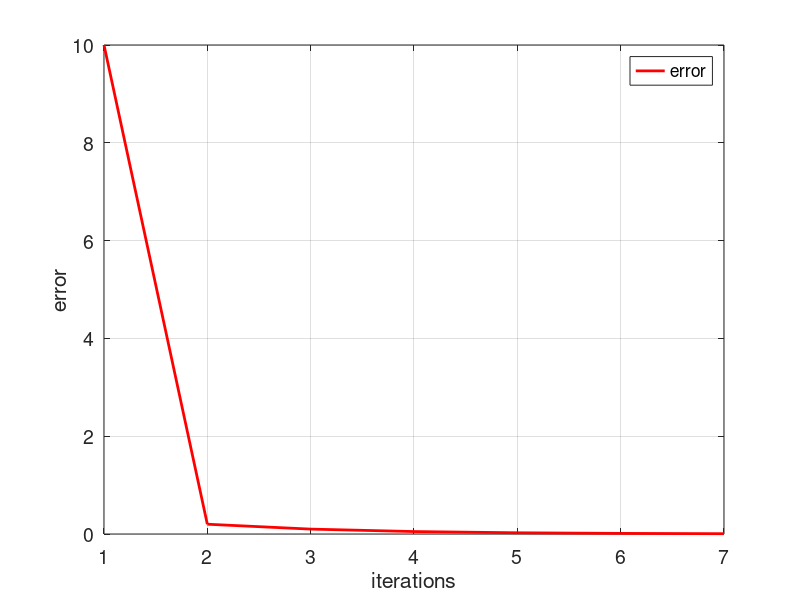

Recreate this plot in MATLAB.
xl = .1;
xu = .5;
i = 1;
e(i) = 10;

while(e(i)>0.01)

    xr = (xl + xu)/2;

    g_xl = (xl^xl)+1-exp(exp(xl/2)*cos(pi*xl));
    g_xr = (xr^xr)+1-exp(exp(xr/2)*cos(pi*xr));
    g_xu = (xu^xu)+1-exp(exp(xu/2)*cos(pi*xu));

    if(g_xl*g_xr<0)
        xu = xr;
        e(i + 1) = abs(xr - xl);
    end

    if(g_xu*g_xr<0)
        xl = xr;
        e(i + 1) = abs(xr - xu);
    end
    i = i + 1;
    if(g_xu*g_xr==0);
        xr = xr;
    end
end

tamanyo = size(e);
ite = 1:1:tamanyo(2);

figure('DefaultAxesFontSize',14)
set(gcf,'color','white')
plot(ite,e,'color',[1,0,0],'linewidth',2)
grid on
xlabel('iterations')
ylabel('error')
legend('error')